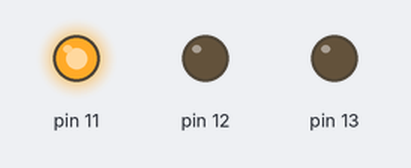
Simulated run of this sketch. Board: Arduino Uno, built with avr-gcc and run on an emulated ATmega328P. Parts: output pins drawn as LEDs (lit = HIGH).

Above: at 0.1 s.
At 0.9 s:
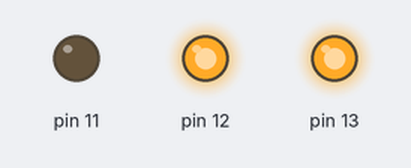
At 1.9 s:
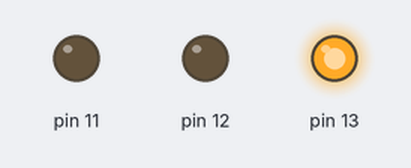
At 2.5 s:
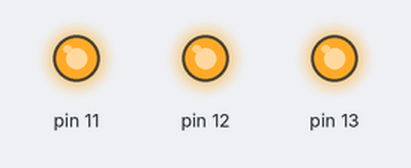
At 3.9 s:
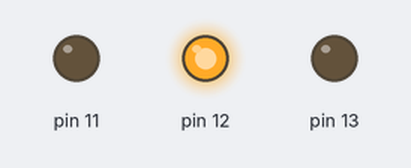
At 5.1 s:
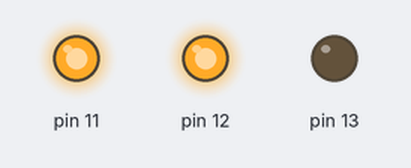
Timing chart, 0 to 5.4 s (numbered marks = the images above):
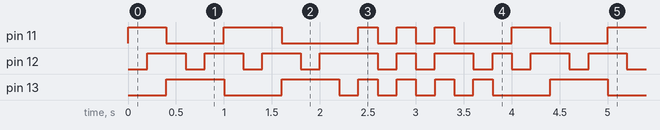

The sketch:

TrafficLight.ino
```cpp
#include "SwitchSequence.h"

// Zeit in Millisekunden die eine Schaltung andauert
static const int QUANTUM = 200;
// Laenge einer Sequenz
static const int LENGTH = 20;
// Anzahl der angeschlossenen LEDs
static const int SEQUENCES = 3;

uint8_t seqLED1[LENGTH] = { HIGH,HIGH,LOW,LOW,LOW,HIGH,HIGH,HIGH,LOW,LOW,LOW,LOW,HIGH,LOW,HIGH,LOW,HIGH,LOW,LOW,LOW };
uint8_t seqLED2[LENGTH] = { LOW,HIGH,HIGH,LOW,HIGH,HIGH,LOW,HIGH,HIGH,LOW,HIGH,HIGH,HIGH,LOW,HIGH,LOW,HIGH,HIGH,LOW,HIGH };
uint8_t seqLED3[LENGTH] = { LOW,LOW,HIGH,HIGH,HIGH,LOW,LOW,LOW,HIGH,HIGH,HIGH,LOW,HIGH,LOW,HIGH,LOW,HIGH,LOW,HIGH,LOW };

SwitchSequence* sequences[SEQUENCES];

void setup() {
  // Schaltsequenzen erzeugen
  sequences[0] = new SwitchSequence(11, QUANTUM);
  sequences[1] = new SwitchSequence(12, QUANTUM);
  sequences[2] = new SwitchSequence(13, QUANTUM);

  // Sequenz an jeweilige Pin uebergeben
  sequences[0]->set_sequence(seqLED1, LENGTH);
  sequences[1]->set_sequence(seqLED2, LENGTH);
  sequences[2]->set_sequence(seqLED3, LENGTH);
}

void loop() {
  // Schaltsequenzen updaten
  for (int i = 0; i < SEQUENCES; i++) {
    sequences[i]->update();
  }
}
```

SwitchSequence.h
```cpp
#include "Arduino.h"

class SwitchSequence {

  private:
    int pin;
    int quantum;
    int length;
    uint8_t *sequence;

  public:
    // Konstruktor
    SwitchSequence(int p_pin, int p_quantum) {
      pin = p_pin;
      quantum = p_quantum;
      pinMode(pin, OUTPUT);
    }

    void set_sequence(uint8_t* p_sequence, int p_length) {
      length = p_length;
      sequence = p_sequence;
    }

    void update() {
      // Aktuelle Zeit im Sequenzverlauf bestimmen
      // Zeit wird Modulo Gesamtlaenge der Sequenz berechnet
      unsigned long time = millis() % (quantum * length);
      // Index im Arry berechnen
      int idx = (int)(floor(time / quantum));
      // Status des Pins aus Sequenz lesen
      uint8_t state = sequence[idx];
      // Pin setzen
      digitalWrite(pin, state);
    }
};
```

Measured:
- by itself, pin 11: repeats every 4.0 s: LOW 0.60 s, HIGH 0.60 s, LOW 0.80 s, 2 × (HIGH 0.20 s, LOW 0.20 s), HIGH 0.20 s, LOW 0.60 s, HIGH 0.40 s
- by itself, pin 13: repeats every 4.0 s: LOW 0.60 s, HIGH 0.60 s, 4 × (LOW 0.20 s, HIGH 0.20 s), LOW 0.60 s, HIGH 0.60 s
- by itself, pin 12: repeats every 4.0 s: 2 × (LOW 0.20 s, HIGH 0.40 s), LOW 0.20 s, HIGH 0.60 s, LOW 0.20 s, HIGH 0.20 s, LOW 0.20 s, HIGH 0.40 s, LOW 0.20 s, HIGH 0.20 s, LOW 0.20 s, HIGH 0.40 s
